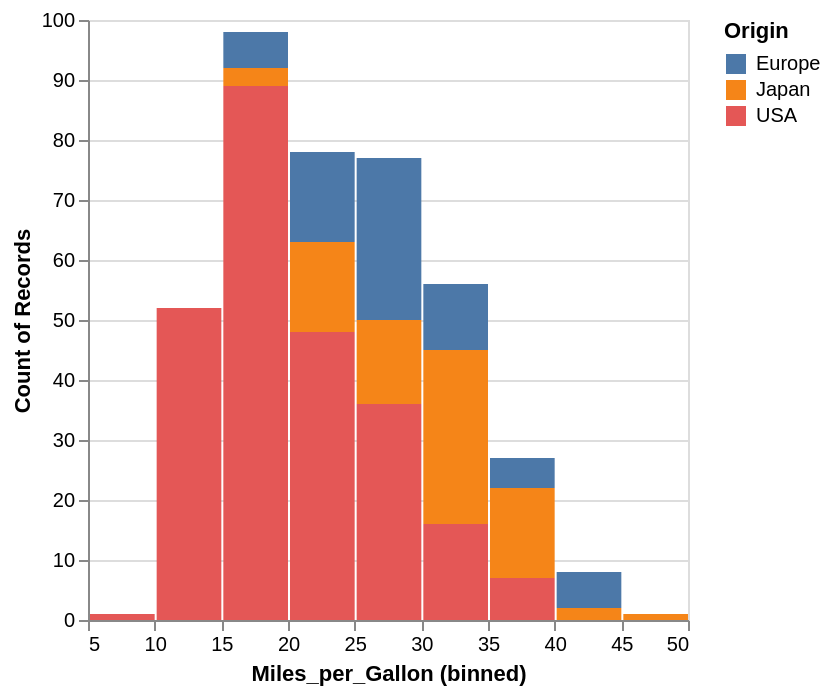

Write notebook code for a chart like this one.
### Markdown cell above
# Visualization: Stacked Histogram in Altair

If you take a standard histogram and encode another field with color, the result will be a stacked histogram:

### Code cell
alt.Chart(cars).mark_bar().encode(
  x=alt.X('Miles_per_Gallon', bin=True),
  y='count()',
  color='Origin:N'
)

### Figure 1 — Vega-Lite specification as saved in the notebook (floating-point values rounded to 4 significant figures; data arrays with more than 128 entries replaced by an {"elided": "..."} marker saying what was removed)
{"config": {"view": {"continuousWidth": 300, "continuousHeight": 300}}, "data": {"name": "data-c7d221cb83f0df5628f288842b949bc7"}, "mark": {"type": "bar"}, "encoding": {"color": {"field": "Origin", "type": "nominal"}, "x": {"bin": true, "field": "Miles_per_Gallon", "type": "quantitative"}, "y": {"aggregate": "count", "type": "quantitative"}}, "$schema": "https://vega.github.io/schema/vega-lite/v5.20.1.json", "datasets": {"data-c7d221cb83f0df5628f288842b949bc7": {"elided": "406 records"}}}
